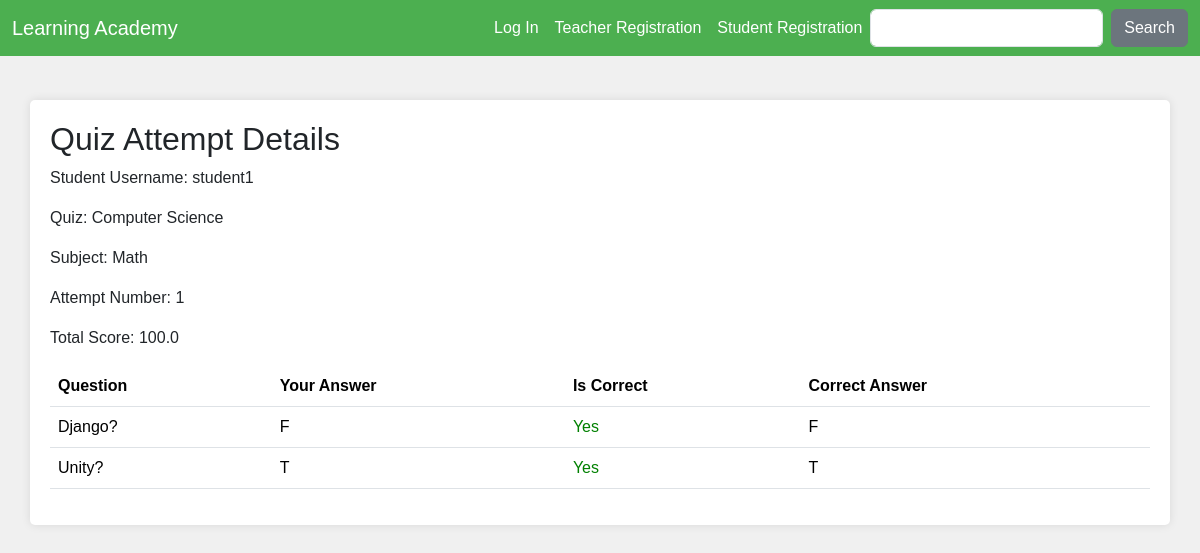
The app's page /view_attempt/181/ with its own data.
### learn/models.py (models this page shows, shortened)
class TakenQuiz(models.Model):
    student = models.ForeignKey(Student, on_delete=models.CASCADE, related_name='taken_quizzes')
    quiz = models.ForeignKey(Quiz, on_delete=models.CASCADE, related_name='taken_quizzes')
    score = models.FloatField()
    date = models.DateTimeField(auto_now_add=True)
    attempt_number = models.IntegerField()

class Student(models.Model):
    user = models.OneToOneField(User, on_delete=models.CASCADE, primary_key=True)
    quizzes = models.ManyToManyField(Quiz, through='TakenQuiz')

class Quiz(models.Model):
    subject = models.ForeignKey(Subject, on_delete=models.CASCADE)
    owner = models.ForeignKey(User, on_delete=models.CASCADE, related_name='quizzes')
    name = models.CharField(max_length=255)
    weight = models.DecimalField(max_digits=5, decimal_places=2, default=1.00)  # Default weight is 1

class Subject(models.Model):
    name = models.CharField(max_length=255)
    def __str__(self):
        return self.name

class StudentAnswer(models.Model):
    student = models.ForeignKey(Student, on_delete=models.CASCADE)
    taken_quiz = models.ForeignKey(TakenQuiz, on_delete=models.CASCADE)
    question = models.ForeignKey(Question, on_delete=models.CASCADE)
    answer = models.ForeignKey(Answer, on_delete=models.CASCADE)

class Question(models.Model):
    quiz = models.ForeignKey(Quiz, on_delete=models.CASCADE, related_name='questions')
    text = models.CharField('Question', max_length=255)

class Answer(models.Model):
    question = models.ForeignKey(Question, on_delete=models.CASCADE, related_name='answers')
    text = models.CharField('Answer', max_length=255)
    is_correct = models.BooleanField('Correct answer', default=False)

### accounts/models.py (models this page shows, shortened)
class User(AbstractUser):
    is_student = models.BooleanField(default=False)
    is_teacher = models.BooleanField(default=False)
    previous_login = models.DateTimeField(null=True, blank=True)

### learn/views.py (the view)
# urls.py: path('view_attempt/<int:attempt_id>/', view_attempt, name='view_attempt'),
def view_attempt(request, attempt_id):
    taken_quiz = get_object_or_404(TakenQuiz, id=attempt_id)
    student_answers = StudentAnswer.objects.filter(taken_quiz=taken_quiz)
    is_third_attempt = (taken_quiz.attempt_number == 3)
    context = {
        'taken_quiz': taken_quiz,
        'student_answers': student_answers,
        'is_third_attempt': is_third_attempt,
    }
    return render(request, 'view_attempt.html', context)

### learn/templates/view_attempt.html
{% extends 'base.html' %}
{% block content %}
    <h2>Quiz Attempt Details</h2>
    <p>Student Username: {{ taken_quiz.student.user.username }}</p>
    <p>Quiz: {{ taken_quiz.quiz.name }}</p>
    <p>Subject: {{ taken_quiz.quiz.subject }}</p>
    <p>Attempt Number: {{ taken_quiz.attempt_number }}</p>
    <p>Total Score: {{ taken_quiz.score }}</p>
    <table class="table">
        <thead>
            <tr>
                <th>Question</th>
                <th>Your Answer</th>
                <th>Is Correct</th>
                {% if is_third_attempt %}
                    <th>Correct Answer</th>
                {% elif not user.is_student %}
                    <th>Correct Answer</th>
                {% endif %}
            </tr>
        </thead>
        <tbody>
            {% for student_answer in student_answers %}
                <tr>
                    <td>{{ student_answer.question.text }}</td>
                    <td>{{ student_answer.answer.text }}</td>
                    <td>
                        {% if student_answer.answer.is_correct %}
                            <span style="color: green;">Yes</span>
                        {% else %}
                            <span style="color: red;">No</span>
                        {% endif %}
                    </td>
                    {% if is_third_attempt  %}
                        <td>
                            {% for answer in student_answer.question.answers.all %}
                                {% if answer.is_correct %}
                                    {{ answer.text }}
                                {% endif %}
                            {% endfor %}
                        </td>
                    {% elif not user.is_student %}
                        <td>
                            {% for answer in student_answer.question.answers.all %}
                                {% if answer.is_correct %}
                                    {{ answer.text }}
                                {% endif %}
                            {% endfor %}
                        </td>
                    {% endif %}
                </tr>
            {% endfor %}
        </tbody>
    </table>
{% endblock %}

### learn/templates/base.html (style rules this page uses)
body { background-color: #f0f0f0; font-family: Arial, sans-serif; }

### records on screen
TakenQuiz: student.user.username "student1", quiz.name "Computer Science", quiz.subject "Math", attempt_number "1", score "100.0"
StudentAnswer: question.text "Django?", answer.text "F", shows "Yes"
Answer: text "F"
StudentAnswer: question.text "Unity?", answer.text "T", shows "Yes"
Answer: text "T"
